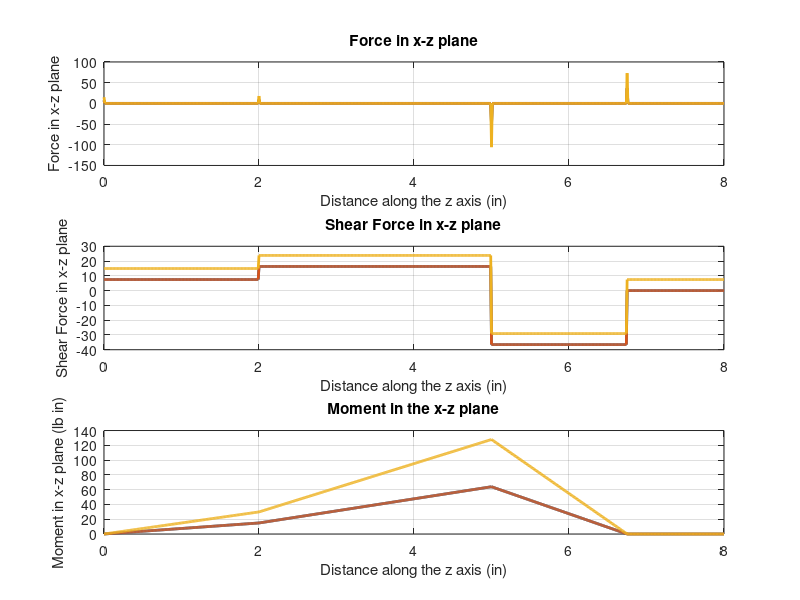
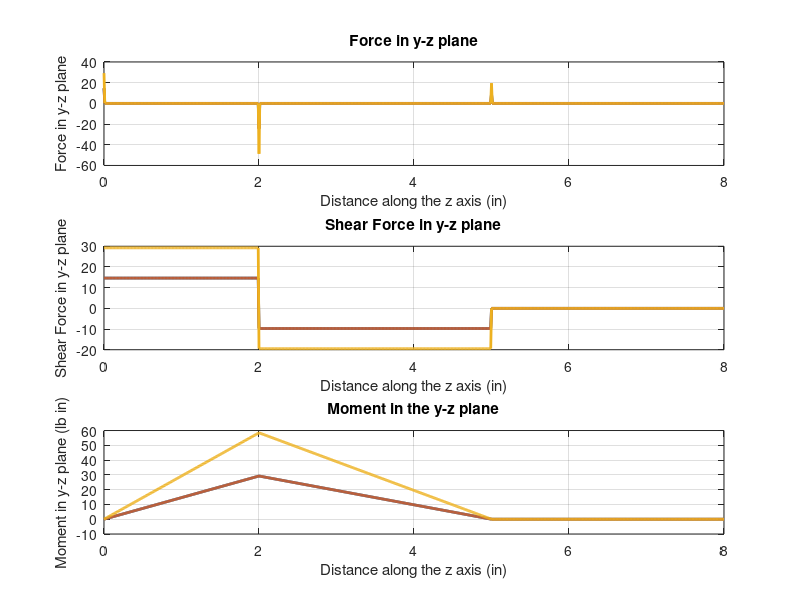
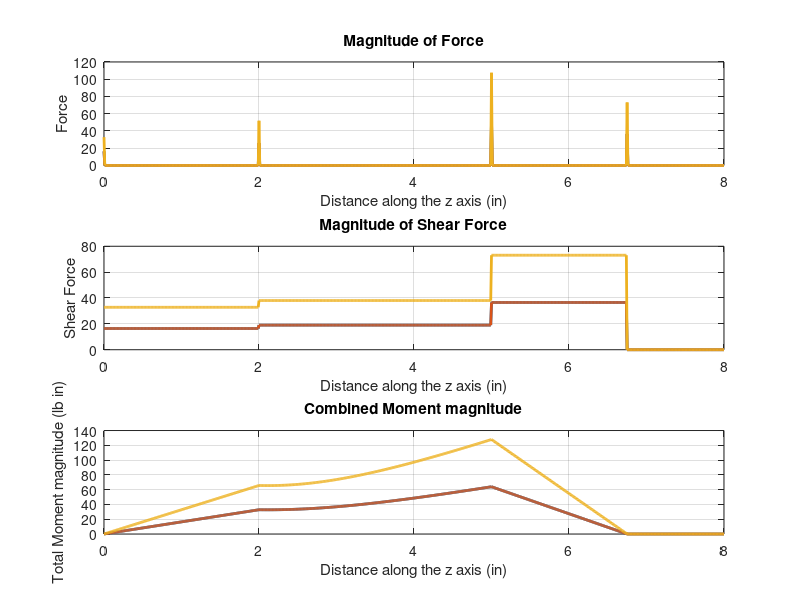
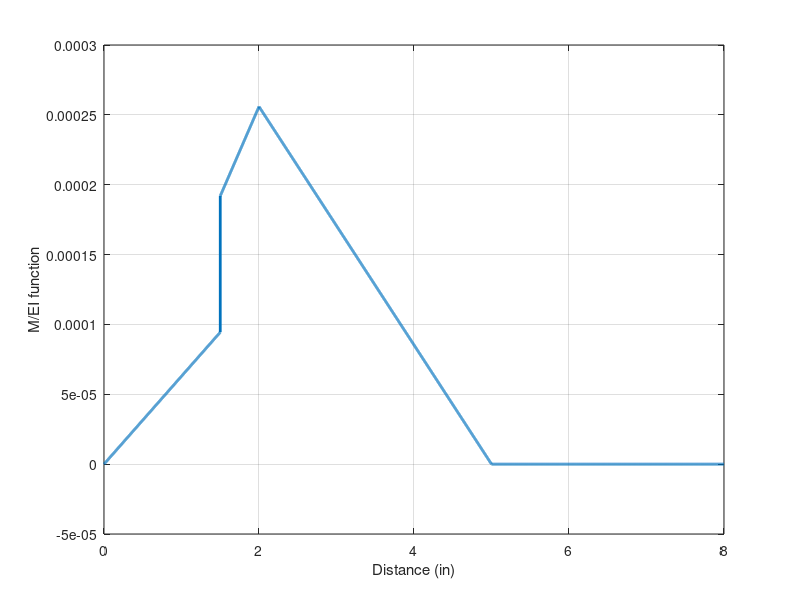

The MATLAB script that drew these images, in order:

function ICE4()
%% ICE 4 (the first part till 303 is the same as ICE 2)
% Shaft Design for Steady Torsion and Fully Reversed Bending
% Revision: Spring 2018
% This computes the defection of the shaft using singularity functions
% 
clear; clc; close all;
%sets the default line width in plots.  Needs to be done
%only once, but it is done here so we are sure.
set(0,'DefaultLineLineWidth',2);

%% some conversions defined
hp_to_lb_in_per_sec = 6600; % 1 hp = 6600 lb*in/sec
rpm_to_radper_sec = 2*pi/60; % 1 rmp = 2*pi/60 rads/sec
deg_to_rad = (2*pi / 360); % conversion from deg to radians
rad_to_deg = 360/(2*pi); % conversion from rad to deg
%% Given
P = 2;          % hp
OMEGA = 1725;   % rpm
% Starting guessed values for some of the shaft dimensions
a = 1.5;        % in
b = 5.0;        % in
c = 6.5;        % in
p = 2.0;        % in
q = 6.75;       % in
s = 1.50;       % in
dg = 6.00;      % in
rg = 0.5*dg     % in
ds = 6.00;      % in
rs = 0.5*ds     % in
% Gear Pressure Angle
PHIdeg = 20;    % deg
PHI = PHIdeg * deg_to_rad   % rad

%% Solution
%
%% 1 Find the toruqe based on input power
T = P*hp_to_lb_in_per_sec/(OMEGA * rpm_to_radper_sec)     % lb in
% In other problems these may be different and will be needed to computed
% individually for the alternate and mean part
Ta = T; %In this problem as the alternating component
Tm = T; % There is also a mean torque

%% 2 Find the belt force and total belt force.  Again take care of the alternating and mean part
%Using the above Torque and belt tension ratio as 5
RHO = 5     % Tension ratio - no units
Fna = Ta/rs   % lb
F1a = Fna / (1 - (1/RHO)) % lb
F2a = F1a - Fna    % lb
Fsa = F1a + F2a    % lb

%similrly for the mean part
Fnm = Tm/rs   % lb
F1m = Fnm / (1 - (1/RHO)) % lb
F2m = F1m - Fnm    % lb
Fsm = F1m + F2m    % lb

%% 3 Find the force due to the gear
% Again find the alternating and mean part
Fgta = Ta / rg    % lb
Fgra = Fgta * tan(PHI)    % lb

Fgtm = Tm / rg    % lb
Fgrm = Fgtm * tan(PHI)    % lb
%
%% 4 Assuming gear and sheave force to be concentrated at their center
% remember that these are distributed forces in reality
% Below reactions are based on the FBD drawn
% 
%The alternating part
R2xa = (1/b)*(-Fgra*p - Fsa*q)  % lb
R1xa = -Fgra - R2xa - Fsa   % lb
R2ya = (1/b)*(Fgta*p) % lb
R1ya = Fgta - R2ya     % lb

% the mean part
R2xm = (1/b)*(-Fgrm*p - Fsm*q)  % lb
R1xm = -Fgrm - R2xm - Fsm   % lb
R2ym = (1/b)*(Fgtm*p) % lb
R1ym = Fgtm - R2ym     % lb

%% 5 Discontunity functions and obtaining the shear force and bending moments
% using the discontinuity function (as shown in the handout)
% we will then plot the loading function, shear force and bending moment in
% each place and then finally the total magnitude

% define the load function
z = 0:0.01:8;    % in
% alternating component
qxza = @(z) R1xa .* (z==0) + Fgra .* (z==p) + R2xa .*(z==b) + Fsa .* (z==q);
Vxza = @(z) R1xa .* (z>=0).* z.^0 + Fgra .* (z>=p).*(z-p).^0 + ...
    R2xa .*(z>=b).* (z-b).^0 + Fsa .* (z>=q).*(z-q).^0;
Mya = @(z) R1xa .* (z>=0) .* z + Fgra .* (z>=p) .*...
    (z-p) + R2xa .* (z>=b) .* (z-b) + Fsa .* (z>=q) .* (z-q);
% mean component
qxzm = @(z) R1xm .* (z==0) + Fgrm .* (z==p) + R2xm .*(z==b) + Fsm .* (z==q);
Vxzm = @(z) R1xm .* (z>=0).* z.^0 + Fgrm .* (z>=p).*(z-p).^0 + ...
    R2xm .*(z>=b).* (z-b).^0 + Fsm .* (z>=q).*(z-q).^0;
Mym = @(z) R1xm .* (z>=0) .* z + Fgrm .* (z>=p) .*...
    (z-p) + R2xm .* (z>=b) .* (z-b) + Fsm .* (z>=q) .* (z-q);


myfig=1;
figure(myfig);
myfig=myfig+1;
subplot(3,1,1);
plot(z,qxza(z),z,qxzm(z),z,qxzm(z)+qxza(z)); grid on;
xlabel('Distance along the z axis (in)')
ylabel('Force in x-z plane');
title('Force in x-z plane');

subplot(3,1,2);
plot(z,Vxza(z),z,Vxzm(z),z,Vxza(z)+Vxzm(a));
grid on;
xlabel('Distance along the z axis (in)')
ylabel('Shear Force in x-z plane');
title('Shear Force in x-z plane');

subplot(3,1,3);
plot(z,Mya(z),z,Mym(z),z,Mya(z)+Mym(z));
xlabel('Distance along the z axis (in)')
ylabel('Moment in x-z plane (lb in)')
grid on
title('Moment in the x-z plane');

figure(myfig+1);
myfig=myfig+1;
Tm_arr=@(z) 0*(z>=0)+Tm.*(z>a)-Tm.*(z>c);
Ta_arr=@(z) 0*(z>=0)+Ta.*(z>a)-Ta.*(z>c);
plot(z,Tm_arr(z),z,Ta_arr(z),z,Ta_arr(z)+Tm_arr(z));
xlabel('Distance along the z axis (in)')
ylabel('Torsion in shaft(lb in)')
grid on
title('Torsion in shafts plane');

% similarily compute the forces in the yz place
% alternating component
qyza = @(z) R1ya .* (z==0) - Fgta .* (z==p) + R2ya .* (z==b);
Vyza = @(z) R1ya .*(z>=0).* z.^0 - Fgta .*(z>=p).* (z-p).^0 + ...
    R2ya .*(z>=b).* (z-b).^0;
Mxa = @(z) R1ya .* (z>=0) .* z - Fgta .* (z>=p) .*(z-p) + ...
    R2ya .* (z>=b) .* (z-b);

% mean component
qyzm = @(z) R1ym .* (z==0) - Fgtm .* (z==p) + R2ym .* (z==b);
Vyzm = @(z) R1ym .*(z>=0).* z.^0 - Fgtm .*(z>=p).* (z-p).^0 + ...
    R2ym .*(z>=b).* (z-b).^0;
Mxm = @(z) R1ym .* (z>=0) .* z - Fgtm .* (z>=p) .*(z-p) + ...
    R2ym .* (z>=b) .* (z-b);

figure(myfig)
myfig=myfig+1;
subplot(3,1,1);
plot(z,qyza(z),z,qyzm(z),z,qyzm(z)+qyza(z)); grid on;
xlabel('Distance along the z axis (in)')
ylabel('Force in y-z plane');
title('Force in y-z plane');

subplot(3,1,2);
plot(z,Vyza(z),z,Vyzm(z),z,Vyza(z)+Vyzm(z));
grid on;
xlabel('Distance along the z axis (in)')
ylabel('Shear Force in y-z plane');
title('Shear Force in y-z plane');

subplot(3,1,3);
plot(z,Mxa(z),z,Mxm(z),z,Mxa(z)+Mxm(z))
xlabel('Distance along the z axis (in)')
ylabel('Moment in y-z plane (lb in)')
grid on
title('Moment in the y-z plane');

figure(myfig);
myfig=myfig+1;
subplot(3,1,1);
Qa = @(z) ((qxza(z).^2 + qyza(z).^2).^(1/2));
Qm = @(z) ((qxzm(z).^2 + qyzm(z).^2).^(1/2));
plot(z,Qa(z),z,Qm(z),z,Qa(z)+Qm(z));
grid on;
xlabel('Distance along the z axis (in)')
ylabel('Force');
title('Magnitude of Force');

subplot(3,1,2);
Va = @(z)(Vxza(z).^2 + Vyza(z).^2).^(1/2);
Vm = @(z)(Vxzm(z).^2 + Vyzm(z).^2).^(1/2);
plot(z,Va(z),z,Vm(z),z,Va(z)+Vm(z));
grid on;
xlabel('Distance along the z axis (in)')
ylabel('Shear Force');
title('Magnitude of Shear Force');

subplot(3,1,3);
Ma = @(z)(Mxa(z).^2 + Mya(z).^2).^(1/2);
Mm = @(z)(Mxm(z).^2 + Mym(z).^2).^(1/2);
plot(z,Ma(z),z,Mm(z),z,Ma(z)+Mm(z))
xlabel('Distance along the z axis (in)')
ylabel('Total Moment magnitude (lb in)')
grid on
title('Combined Moment magnitude');

%%  6 obtain the bending moment at sections of interest
z = p         % in
MBa = Ma(z)   % lb in
MBm = Mm(z)   % lb in

z = b         % in
MCa = Ma(z)   % lb in
MCm = Mm(z)

z = c         % in
MDa = Ma(z)   % lb in
MDm = Mm(z)
% put z back to the full length of the shaft
z = 0:0.001:8;    % in
%% 7 Using a trial material obtain the corrections for the factigue loading

Sut = 68*1000;   % psi
Sy = 38*1000;    % psi
Sprme = 0.5 * Sut;   % psi
fprintf(1,'Uncorrected Endurance Strength = %g psi\n',Sprme);

Cload = 1;
Csize = @(d) 0.869 * d^-0.097;  % no units (assumes d [=] inches)
Csurf = 2.7 * (Sut/1000)^-0.265;        % no units (assumes Sut [=] ksi)
Ctemp = 1;
Creliab = 1;

Se = @(d) Cload * Csize(d) * Csurf *...
    Ctemp * Creliab * Sprme;

%
%% 8 : Calculate the notch sensitivity
% Notch sensitivity for bending
a = 0.100^2;     % in
r = 0.010;      % in
q = 1 / (1 + sqrt(a/r));

% notch sensitivity for torsion

a = 0.075^2;     % in
r = 0.010;      % in
qs = 1 / (1 + sqrt(a/r));

%% 9 Obtain the fatigue stress concentration factor for each section for tension and shear
Ktb = 3.5;  %bending at a step
Kts = 2.0;  %torsion at a step
Ktk = 4.0;  %at a keyway

% Obtain the fatigue stress concentration factor based on the notch
% sensitivity and static stress concentration factors
Kfb = 1 + q * (Ktb - 1);
Kfs = 1 + qs * (Kts - 1);
fprintf(1,'Fatigue Stress Conc. @C Bending = %g, Torsion = %g\n',Kfb, Kfs);
Kfsm = Kfs;
Kfbm = Kfb;

%
%% 10 Obtain the shaft diameter based on trial guess at various locations
% safety factor
Nf = 2.5;
fprintf(1,'Factor of Safety = %f\n',Nf);

disp(' ');
disp('The required shaft diameter at point C:')
FUNC = @(d) d-(((32*Nf)/pi)*...
    (((sqrt((Kfb*MCa)^2 + (3/4)*(Kfs*Ta)^2))/Se(d))+...
    ((sqrt((Kfbm*MCm)^2 + (3/4)*(Kfsm*Tm)^2))/Sut)))^(1/3);
dc = fzero(FUNC,0.5);
disp(['Dia @ C = ', num2str(dc),' inches']);
% disp(['Csize(d) =', num2str(Csize(dc))]);    % no units
% disp(['Se(d) =', num2str(Se(dc)), 'psi']);    % psi

disp(' ');
disp('The required shaft diameter at point B:');
Kfb = 1 + q * (Ktk - 1);
Kfs = 1 + qs * (Ktk - 1);

Kfsm = Kfs;
Kfbm = Kfb;
fprintf(1,'Fatigue Stress Conc. @B (keyway) Bending = %g, Torsion = %g\n',Kfb, Kfs);
FUNC = @(d) d-(((32*Nf)/pi)*...
    (((sqrt((Kfb*MBa)^2 + (3/4)*(Kfs*Ta)^2))/Se(d))+...
    ((sqrt((Kfbm*MBm)^2 + (3/4)*(Kfsm*Tm)^2))/Sut)))^(1/3);
db = fzero(FUNC,0.5);
disp(['Dia @ B = ', num2str(db),' inches']); 
% disp(['Csize(d) =', num2str(Csize(db))])    % no units
% disp(['Se(d) =', num2str(Se(db)), 'psi'])    % psi

disp(' ');
disp('The required shaft diameter at point D:');

Kfb = 1 + q * (Ktb - 1);
Kfs = 1 + qs * (Kts - 1);

Kfsm = Kfs;
Kfbm = Kfb;
fprintf(1,'Fatigue Stress Conc. @D Bending = %g, Torsion = %g\n',Kfb, Kfs);
FUNC = @(d) d-(((32*Nf)/pi)*...
    (((sqrt((Kfb*MDa)^2 + (3/4)*(Kfs*Ta)^2))/Se(d))+...
    ((sqrt((Kfbm*MDm)^2 + (3/4)*(Kfsm*Tm)^2))/Sut)))^(1/3);
dd = fzero(FUNC,0.5);
disp(['Dia @ D = ', num2str(dd),' inches']);
% disp(['Csize(d) =', num2str(Csize(dd))])    % no units
% disp(['Se(d) =', num2str(Se(dd)), 'psi'])    % psi

fprintf(1,'================================================================\n');
fprintf(1,'Dia @ C = %g, Dia @ B = %g, Dia @ D = %g\n',dc,db,dd);
fprintf(1, 'Se @C = %g psi, Se @B = %g psi, Se @D = %g psi\n',Se(dc),Se(db),Se(dd));
fprintf(1,'================================================================\n');
fprintf(1,'Problem we have stated really begins here.  Press Any Key...\n');
pause;
%% ICE 3 really begins here
%%%%%%%%%%%%%ICE 3 really starts here, but all the previous calculations
%%%%%%%%%%%%%%%are needed
% Material properties obtained from 
% http://matweb.com/search/DataSheet.aspx?MatGUID=53ad0dbdb3c143d89c38c47904e3f2ff&ckck=1
% and rounded up or down
%% Basic material properties
G = 11.7e6; % modulus of rigidity in psi
Ym = 29.9e6; % Young Modulus in psi
lAB = 1.5; %length in inches
lBC = 3.5; %length in inches
lCD = 1.5; %length in inches
lDE = 1.5; %length in inches
%% general formula for moment of inertia for circular sross section
J = @(d) (pi/32)*d.^4; % area polar moment of inertia in inches ^4
In = @(d) (pi/64)*d.^4; % second area moment of inertia in inches ^4

% some decisions have to be made on the design above
dAB = 0.75; % Nominal diaof material we choose
dBC = 0.6281; % design gave 
dCD = 0.6112; % design gave 
dDE = 0.5077; % should have 

% find the polar moment of inertia all in inche ^4
JAB = J(dAB);
JBC = J(dBC);
JCD = J(dCD);
JDE = J(dDE);
% Angular deflection is just added so let us do that
Tmax = Ta+Tm; % the maximum torque seen

theta = (Tmax/G)*(lAB/JAB+lBC/JBC+lCD/JCD); % deflection in radians
theta_deg = theta*rad_to_deg;

fprintf(1,'Deflection due to Torsion = %g deg\n',theta_deg);
fprintf(1,'Press Any Key...\n');
pause;
%%  ICE 4 begins here to find the slope and deflection 
% Slope and Delfection
% Now find the slope and deflection of the shaft - remember we have to 
% deal with this in two differenr places!!

%Define the length of the shaft
STEP = 0.001;
z1=[0:STEP:1.5];
z2=[1.5:STEP:5];
z3=[5:STEP:6.5];
z4=[6.5:STEP:8.0];

% find the moment of inertia for each section
InAB = In(dAB)
InBC = In(dBC)
InCD = In(dCD)
InDE = In(dDE)

% % Consider the total moment for this part
% M = @(z) Ma(z)+Mm(z);
% Consider the total moment for this part
Mx = @(z) Mxa(z)+Mxm(z); % combine the alternate and mean moment in x
My = @(z) Mya(z)+Mym(z); % combine the alternate and mean moment in y
% Ma = @(z) sqr(Mxa(z).^2+Mya(z).^2);
% Mm = @(z) sqrt(Mxm(z).^2+Mym(z).^2);
% MM = @(z) Ma(z)+Mm(z);
% Now plot the M/EI function
figure(myfig);
myfig=myfig+1;
plot([z1,z2,z3,z4],[Mx(z1)/(Ym*InAB),Mx(z2)/(Ym*InBC),...
    Mx(z3)/(Ym*InCD),Mx(z4)/(Ym*InDE)]);
grid on;
disp('M/EI function');
xlabel('Distance (in)');
ylabel('M/EI function');
% Now find the slope in the yz plane
s1x = TrapInt(z1,(Mx(z1)/(Ym*InAB)));
s2x = s1x(end)+TrapInt(z2,(Mx(z2)/(Ym*InBC)));
s3x = s2x(end)+TrapInt(z3,(Mx(z3)/(Ym*InCD)));
s4x = s3x(end)+TrapInt(z4,(Mx(z4)/(Ym*InDE)));
% Now find the slope in the xz plane
s1y = TrapInt(z1,(My(z1)/(Ym*InAB)));
s2y = s1y(end)+TrapInt(z2,(My(z2)/(Ym*InBC)));
s3y = s2y(end)+TrapInt(z3,(My(z3)/(Ym*InCD)));
s4y = s3y(end)+TrapInt(z4,(My(z4)/(Ym*InDE)));

% s1 = TrapInt(z1,(MM(z1)/(Ym*InAB)));
% s2 = s1(end)+TrapInt(z2,(MM(z2)/(Ym*InBC)));
% s3 = s2(end)+TrapInt(z3,(MM(z3)/(Ym*InCD)));
% s4 = s3(end)+TrapInt(z4,(MM(z4)/(Ym*InDE)));

% figure(100);
% ss = sqrt(([s1x,s2x,s3x,s4x]).^2+([s1y,s2y,s3y,s4y]).^2);
% plot([z1,z2,z3,z4],ss,[z1,z2,z3,z4],[s1,s2,s3,s4]);

% Now find the deflection in the yz plane
d1x = TrapInt(z1,s1x);
d2x = d1x(end)+TrapInt(z2,s2x);
d3x = d2x(end)+TrapInt(z3,s3x);
d4x = d3x(end)+TrapInt(z4,s4x);
% Now find the deflection in the xz plane
d1y = TrapInt(z1,s1y);
d2y = d1y(end)+TrapInt(z2,s2y);
d3y = d2y(end)+TrapInt(z3,s3y);
d4y = d3y(end)+TrapInt(z4,s4y);

% Now we need to be sure that deflection at z=5 should be zero, but it will
% % not and so we apply a correction
I = find(z2==5);

c3sx = d2x(I)/5;
c3sy = d2y(I)/5;

c2sx = atan(s2x(I))/5;
c2sy = atan(s2y(I))/5;

%total magnitude of slope and magnitude of deflection after all correction
ss = sqrt(([s1x,s2x,s3x,s4x]-c2sx).^2+([s1y,s2y,s3y,s4y]-c2sy).^2);
ddd = sqrt(([d1x,d2x,d3x,d4x]-c3sx*[z1,z2,z3,z4]).^2+...
    ([d1y,d2y,d3y,d4y]-c3sy*[z1,z2,z3,z4]).^2);

% now plot everything

figure(myfig);
myfig = myfig+1;
plot([z1,z2,z3,z4],[s1x,s2x,s3x,s4x]);hold on;
plot([z1,z2,z3,z4],[s1x,s2x,s3x,s4x]-c2sx);hold off;
xlabel('Distance (in)');
ylabel('Slope (radians)');
grid on;
legend('As Integrated','Corrected');
title('y slope');
%%
fprintf(1,'Press Any Key...\n');
pause;
%%
figure(myfig);
myfig = myfig+1;
plot([z1,z2,z3,z4],[s1y,s2y,s3y,s4y]);hold on
plot([z1,z2,z3,z4],[s1y,s2y,s3y,s4y]-c2sy);hold off;
xlabel('Distance (in)');
ylabel('Slope (radians)');
grid on;
title('x slope');
legend('As Integrated','Corrected');
%%
fprintf(1,'Press Any Key...\n');
pause;
%%

figure(myfig);
myfig = myfig+1;
plot([z1,z2,z3,z4],ss);
xlabel('Distance (in)');
ylabel('Slope (radians)');
title('Magnitude of slope');
grid on;
%%
fprintf(1,'Press Any Key...\n');
pause;
%%

figure(myfig);
myfig = myfig+1;
plot([z1,z2,z3,z4],[d1x,d2x,d3x,d4x]);hold on
plot([z1,z2,z3,z4],[d1x,d2x,d3x,d4x]-c3sx*[z1,z2,z3,z4]);
xlabel('Distance (in)');
ylabel('deflection (in)');
grid on;
title('y deflection');
legend('As Integrated','Corrected');
%%
fprintf(1,'Press Any Key...\n');
pause;
%%

figure(myfig);
myfig = myfig+1;
plot([z1,z2,z3,z4],[d1y,d2y,d3y,d4y]);hold on;
plot([z1,z2,z3,z4],[d1y-c3sy*z1,d2y-c3sy*z2,d3y-c3sy*z3,d4y-c3sy*z4]);
xlabel('Distance (in)');
ylabel('deflection (in)');
legend('As Integrated','Corrected');
grid on;
title('x deflection');
hold off;
%%
fprintf(1,'Press Any Key...\n');
pause;
%%

% plot the total deflection
figure(myfig);
myfig = myfig+1;
plot([z1,z2,z3,z4],ddd);
grid on;
xlabel('Distance (in)');
ylabel('deflection (in)');
title('Magnitude of Deflection');
legend('As Integrated','Corrected');
% put up texts
text(0,0.0001,'A');
text(p,0.0001,'B');
text(b,0.0001,'C');
text(c,0.0001,'D');
%%
fprintf(1,'Press Any Key...\n');
pause;
%%

% Now we need to be sure that deflection at z=5 should be zero, but it will
% % not and so we apply a correction
I = find(z2==5);
c3sx = d2x(I)/5;
c3sy = d2y(I)/5;

c2sx = s2x(I)/5;
c2sy = s2y(I)/5;
ss(find(z>b,1))
fprintf(1, 'slope @C = %g rad, slope @B = %g rad, slope @D = %g rad\n',...
    ss(find(b<z,1)),ss(find(p<z,1)),ss(find(c<z,1)));
fprintf(1, 'delta @C = %g in, delta @B = %g in, delta @D = %g in\n',...
    ddd(find(b<z,1)),ddd(find(p<z,1)),ddd(find(c<z,1)));
fprintf(1,'================================================================\n');
%%
fprintf(1,'Press Any Key...\n');
pause;
%%

%%
function area = TrapInt(x,y)
% It takes the x and y values of a function and finds the area under the
% curve using the Trapeziodal rule
% input the steps of the independent variable x
% the values of the function evaluated at x
% Remember formula for area of trapezium 
% area = 0.5*sum(parallel sides)/height
% here the parallel sides are the value of the function
% and height is the step size !!

area(1) = 0;    % initialize summing variable
for i = 1:1:(length(x)-1)
    area(i+1) = area(i) + (1/2)*(y(i) + y(i+1))*(x(i+1) - x(i));
end